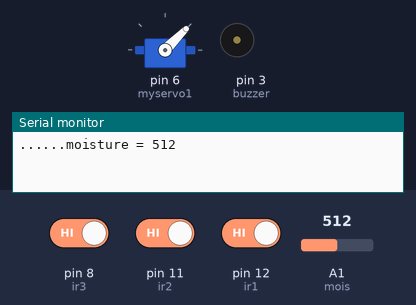
A sketch run on a simulated Arduino Uno, built with avr-gcc and run on an emulated ATmega328P. On the bench: servo, buzzer (waves = sounding, pin HIGH), the last lines printed to the serial monitor. The test bench sets the inputs (shaded band); at power-on: pin 11 (ir2) HIGH, pin 8 (ir3) HIGH, pin 12 (ir1) HIGH, A1 (mois) = 512.

Above: at 1.3 s.
1.4 s: pin 11 (ir2) driven LOW
At 2.8 s:
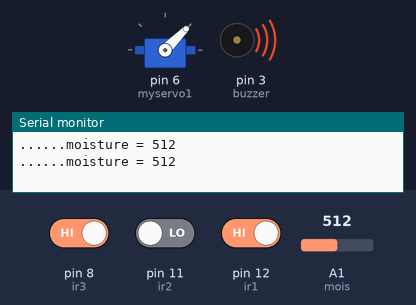
6.5 s: pin 8 (ir3) driven LOW
At 11.3 s:
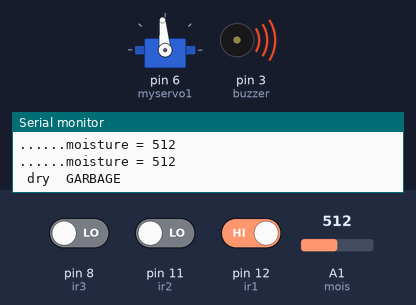
Timing chart, 0 to 17.0 s (numbered marks = the images above; inputs shaded):
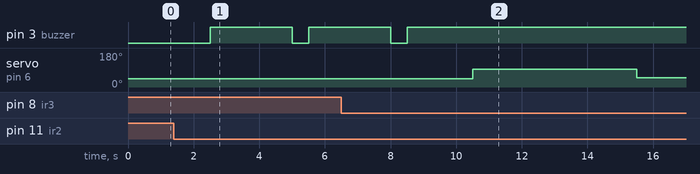

Measured:
- after the input at 1.4 s, pin 3 (buzzer): LOW → HIGH after 1.1 s, → LOW 2.5 s later, → HIGH 0.50 s later
- after the input at 6.5 s, pin 3 (buzzer): goes on until 8.5 s, then stays HIGH; servo on pin 6 (myservo1): 45° → 95° after 4.0 s, → 50° 5.0 s later

The sketch:

garbage_segregation_system.ino
```cpp
    #include <SimpleTimer.h>
    #include <Servo.h>
    #define ir3 8
    #define ir1 12
    #define ir2 11
    #define mois A1 // moisture
    #define buzzer 3
    int wet=0,moisture=0,object;
    Servo myservo1;
    //Servo myservo2;
    void setup()
    {
     Serial.begin(9600);
     pinMode(ir1,INPUT);
     pinMode(ir2,INPUT);
     pinMode(ir3,INPUT);
     pinMode(mois,INPUT);
     pinMode(buzzer,OUTPUT);
     myservo1.attach(6);                        // attaches the servo on pin  to the servo object
     //myservo1.write(0);
     myservo1.write(45);
     //myservo2.attach(9);
     //myservo2.write(0);
    }
    void loop()
    {
       moisture=analogRead(mois);
       Serial.print("......moisture = ");
       Serial.println(moisture);
       delay(500);
       moisture=analogRead(mois);
       int irvalue1 = digitalRead(ir1);
       int irvalue2 = digitalRead(ir2);
       int irvalue3 = digitalRead(ir3);
//
//      if(irvalue3 == 0)
//      {
//         myservo2.write(0);
//         delay(1000);
//
//
//      }
//
//      if(irvalue3 == 1)
//      {
//        myservo2.write(90);
//        delay(1000);
//      }
//////////////////////////////////////////////////////////////////////////////////////////
      if(irvalue1 == 0)
    {
      digitalWrite(buzzer, HIGH);
      delay(2000);
      //Serial.println("Dry Dust FULL");
    }
      else
      {
         digitalWrite(buzzer, LOW);
         delay(500);
         //Serial.println("Dry Dust EMPTY");
      }

   if(irvalue2 == 0)
  {
      digitalWrite(buzzer, HIGH);
      delay(2000);
      //Serial.println("WET Dust FULL");

  }
     else
      {
         digitalWrite(buzzer, LOW);
         delay(500);
         //Serial.println("WET Dust EMPTY");
      }


///////////////////////////////////////////////////////////////////////////////////////////////////////////


 if(irvalue3 == 0)
 {     //moisture=analogRead(mois);
        if(moisture>990)
      {
         Serial.println(" WET  GARBAGE");
         myservo1.write(0);
         delay(5000);
         myservo1.write(50);
         delay(2000);

       }
       else if(moisture<989)
       {
          Serial.print(" dry  GARBAGE");
          myservo1.write(95);
          delay(5000);
         myservo1.write(50);
          delay(2000);

       }
      }
    }
```
